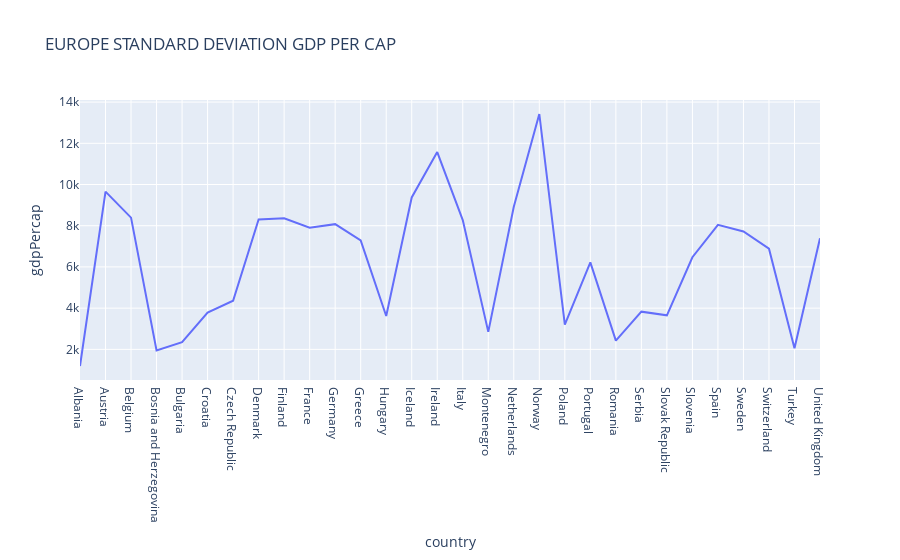

Notebook source saved alongside this figure:
### Code cell
Gdp_dev=data.groupby(['country','continent'])['gdpPercap'].std().reset_index()
EuropeGdp=Gdp_dev[Gdp_dev['continent']=='Europe']
fig=px.line(EuropeGdp, y='gdpPercap', x='country', title="EUROPE STANDARD DEVIATION GDP PER CAP ")
fig.show()

### Figure 1 — Plotly figure (JSON) as saved in the notebook; plotly's stock layout.template omitted (floating-point values rounded to 4 significant figures)
{"data": [{"hovertemplate": "country=%{x}<br>gdpPercap=%{y}<extra></extra>", "legendgroup": "", "line": {"color": "#636efa", "dash": "solid"}, "mode": "lines", "name": "", "orientation": "v", "showlegend": false, "type": "scatter", "x": ["Albania", "Austria", "Belgium", "Bosnia and Herzegovina", "Bulgaria", "Croatia", "Czech Republic", "Denmark", "Finland", "France", "Germany", "Greece", "Hungary", "Iceland", "Ireland", "Italy", "Montenegro", "Netherlands", "Norway", "Poland", "Portugal", "Romania", "Serbia", "Slovak Republic", "Slovenia", "Spain", "Sweden", "Switzerland", "Turkey", "United Kingdom"], "xaxis": "x", "y": [1192.0, 9655.0, 8391.0, 1951.0, 2352.0, 3784.0, 4362.0, 8305.0, 8360.0, 7903.0, 8076.0, 7290.0, 3620.0, 9373.0, 11570.0, 8274.0, 2849.0, 8919.0, 13420.0, 3198.0, 6223.0, 2426.0, 3830.0, 3650.0, 6470.0, 8047.0, 7723.0, 6886.0, 2050.0, 7388.0], "yaxis": "y"}], "layout": {"legend": {"tracegroupgap": 0}, "title": {"text": "EUROPE STANDARD DEVIATION GDP PER CAP "}, "xaxis": {"anchor": "y", "domain": [0, 1], "title": {"text": "country"}}, "yaxis": {"anchor": "x", "domain": [0, 1], "title": {"text": "gdpPercap"}}}}
